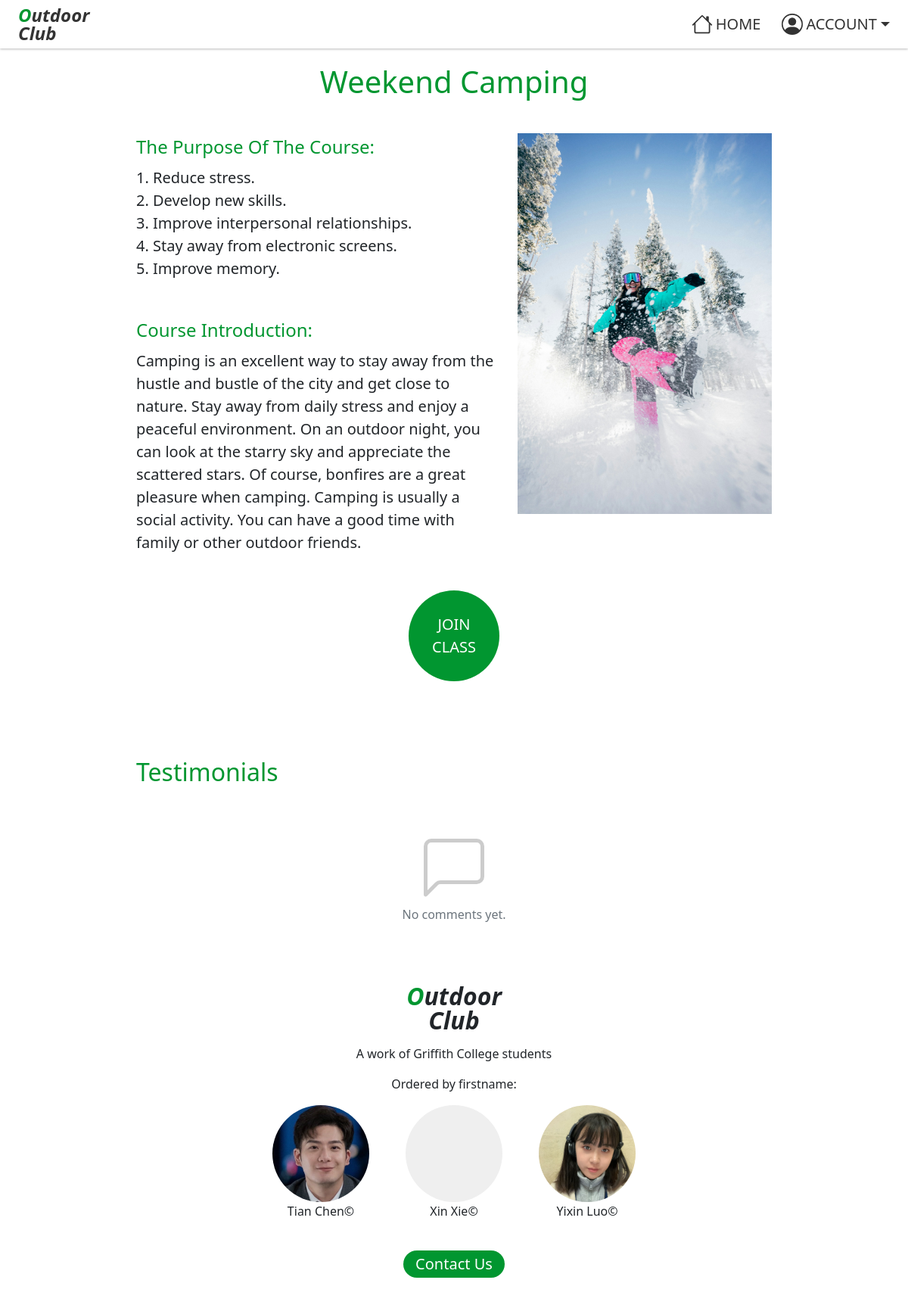
Page /classdetail.php?id=5 (signed in) on the committed database.
### tables this page shows
create table if not exists classdetail(
  `id` INT UNIQUE AUTO_INCREMENT,
  `class_id` INT NOT NULL,
  `page_name` varchar(50) not null,
  `class_image` varchar(100) not null,
  `description` varchar(1000) not null,
  `class_detail` varchar(1000) not null,
  `del_flag` INT DEFAULT 0 NOT NULL,
  PRIMARY KEY(id),
  FOREIGN KEY(class_id) REFERENCES class(id)
);

### api/classdetail.php (called while the page is built, shortened)
<?php
$classId = $_GET['id'];
include ("databaseVariables.php");
$conn = new PDO("mysql:host=$servername", $username, $password);
$conn->setAttribute(PDO::ATTR_ERRMODE, PDO::ERRMODE_EXCEPTION);
$sql = "SELECT * FROM sewagroup.classdetail where id=$classId";
$result = $conn->query($sql);
return $result;
?>
<?php
function checkBookState($userId, $classId)
{
    include ("databaseVariables.php");
    $conn = new PDO("mysql:host=$servername", $username, $password);
    $conn->setAttribute(PDO::ATTR_ERRMODE, PDO::ERRMODE_EXCEPTION);
    $query = "SELECT count(*) FROM sewagroup.class_booking WHERE user_id = $userId AND class_id = $classId";
    $rows = $conn->query($query)->fetch();
    return $rows[0];
}
?>

### api/testimonial.php (called while the page is built, shortened)
<?php
    $classId=$_GET['id'];
    include ("databaseVariables.php");
    $conn = new PDO("mysql:host=$servername", $username, $password);
    $conn->setAttribute(PDO::ATTR_ERRMODE, PDO::ERRMODE_EXCEPTION);
    $sql = "SELECT t.id, t.content, t.create_time, u.firstname, u.surname FROM sewagroup.testimonial t
    JOIN sewagroup.user u ON t.user_id = u.id WHERE t.class_id = '$classId' ORDER BY create_time DESC";
    $commentList = $conn->query($sql);
    return $commentList;
?>

### classdetail.php (the view, shortened to what this page needs)
<!DOCTYPE html>
<html>
<head>
    <link href="css/bootstrap.min.css" rel="stylesheet">
    <link rel="stylesheet" href="css/app.css" />
    <link rel="stylesheet" href="css/classdetail.css" />
</head>
<body id="classdetail" class="page-container d-flex flex-column">
    <?php include './app/views/header.php' ?>
    <?php
    include ("./api/classdetail.php");
    include ("./api/testimonial.php");
    ?>
    <?php
    $classId = $_GET['id'];
    $userId = $_SESSION['user_id'];
    $row = $result->fetch(PDO::FETCH_ORI_NEXT);
    $image = $row['class_image'];
    $description = $row['description'];
    $pname = $row['page_name'];
    $classdetail = $row['class_detail'];
    $bookingState = checkBookState($userId, $classId);
    ?>
    <section class="classdetail-wrapper w-100">
        <section class="introduction content-box p-4 mb-5">
            <p class="fs-1 lh-1 mb-5 text-center text-color-primary"><?php echo "$pname"; ?></p>
            <section class="content clearfix mb-5">
                <?php echo "<img src='$image' class='picture d-block float-end ms-4 mb-4' alt='...'>"; ?>
                <p class="fs-4 mb-2 text-color-primary">The Purpose Of The Course:</p>
                <p class="detail fs-5 mb-5"><?php echo "$description"; ?></p>
                <p class="fs-4 mb-2 text-color-primary">Course Introduction:</p>
                <p class="fs-5 mb-0"><?php echo "$classdetail"; ?></p>
            </section>
            <?php if ($bookingState <= 0): ?>
                <a href="<?php echo htmlspecialchars($_SERVER["PHP_SELF"]) . '?action=book&id=' . $classId; ?>"
                    class="join-btn d-flex flex-column justify-content-center fw-medium text-center bg-color-primary text-white fs-5 text-decoration-none">JOIN<br />
                    CLASS</a>
            <?php endif; ?>
        </section>
        <section class="add-comment content-box p-4">
            <p class="fs-2 lh-1 mb-3 text-color-primary">Testimonials</p>
        </section>
        <section class="comment-list content-box p-4">
            <?php if ($commentList->rowCount() <= 0): ?>
                <section class="d-flex flex-column align-items-center justify-content-center">
                    <span class="text-secondary mt-2">No comments yet.</span>
                </section>
            <?php endif ?>
        </section>
    </section>
    <?php include './app/views/footer.php' ?>
</body>
</html>

### css/app.css (style rules this page uses)
body { min-width: 320px; }
.page-container { padding-top: 4rem; }
.text-color-primary { color: #019630 !important; }
.bg-color-primary { background-color: #019630 !important; }
@media screen and (min-width: 1024px) { .content-box { padding-left: 15vw !important; padding-right: 15vw !important; padding-bottom: 2rem !important; } }

### css/classdetail.css (style rules this page uses)
#classdetail { min-height: 100vh; }
#classdetail .content { width: 100%; }
#classdetail .picture { width: 40%; }
#classdetail .detail { white-space: pre-wrap; }
#classdetail .join-btn { margin: 0 auto; width: 8vw; height: 8vw; min-width: 120px; min-height: 120px; border-radius: 50%; animation: heartBeat 1.4s ease-in-out alternate infinite; }

### rows in the picture
classdetail: page_name "Weekend Camping", class_image (picture), description "1. Reduce stress. 2. Develop new skills. 3. Improve interpersonal relationships. 4. Stay away from electronic screens. 5. Improve memory.", class_detail "Camping is an excellent way to stay away from the hustle and bustle of the city and get close to nature. Stay away from daily stress and enjoy a peaceful environment. On an outdoor night, you can look at the starry sky and appreciate the scattered stars. Of course, bonfires are a great pleasure when camping. Camping is usually a social activity. You can have a good time with family or other outdoor friends."
